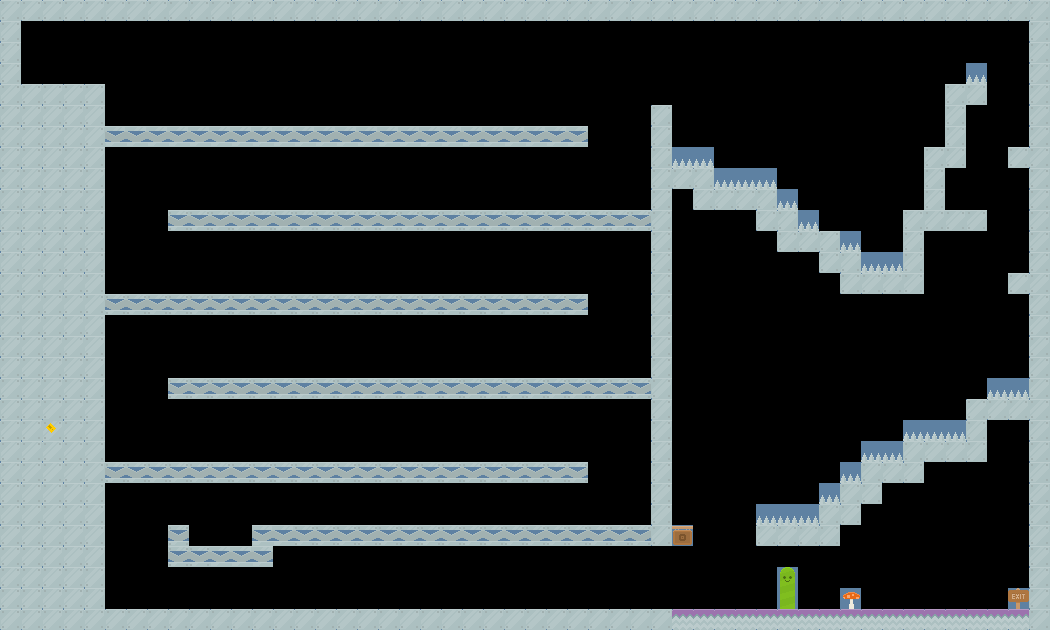

A 2D game scene composited from a Tiled map and its tileset images. What follows is a short description and the map's XML, with each tile layer's data collapsed to a summary:
An orthogonal 50x30 tile map with 21x21 px tiles, 1 tile layer (Tile Layer 1).

<map version="1.0" orientation="orthogonal" renderorder="right-down" width="50" height="30" tilewidth="21" tileheight="21" nextobjectid="1">
 <tileset firstgid="1" name="spritesheet" tilewidth="21" tileheight="21" spacing="2" margin="2">
  <image source="spritesheet.png" width="692" height="692" />
 </tileset>
 <layer name="Tile Layer 1" width="50" height="30">
  <data>[1500 cells, 497 non-empty, 12 distinct tile ids]</data>
 </layer>
</map>
